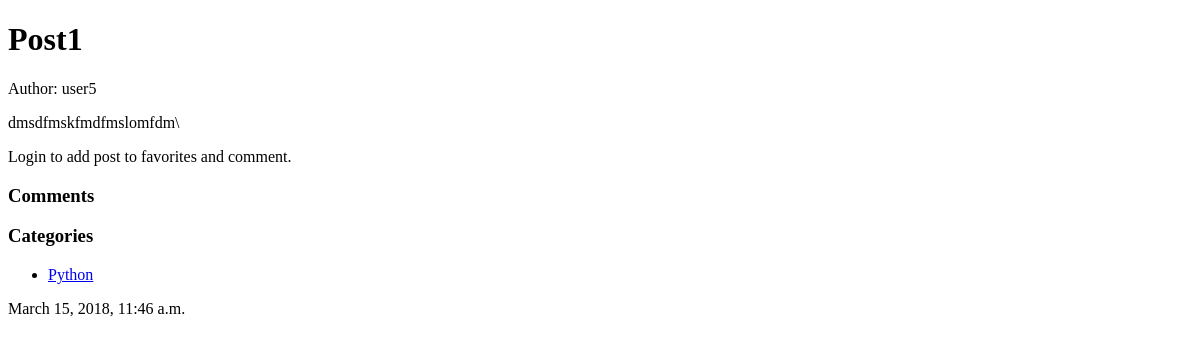
/post/1/, run on an earlier commit of the app's database.
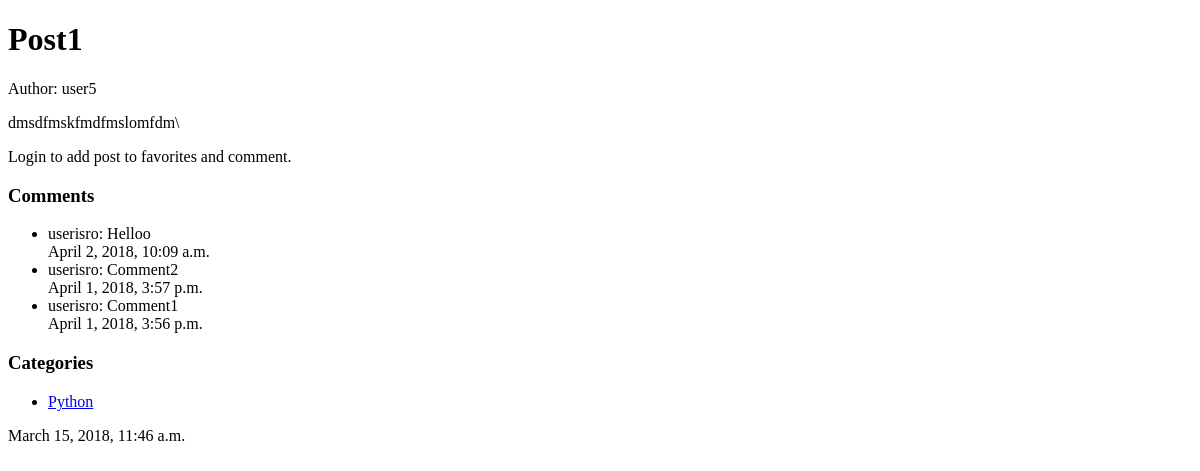
And on a later commit of the database.
### blog/models.py (models this page shows, shortened)
class Post(models.Model):
    title = models.CharField(max_length=200)
    content = models.TextField()
    categories = models.ManyToManyField(Category, related_name='posts')
    author = models.ForeignKey(
        Profile,
        on_delete=models.PROTECT,
        related_name='posts'
    )
    pub_date = models.DateTimeField(auto_now_add=True)
    class Meta:
        ordering = ['-pub_date']

class Profile(models.Model):
    user = models.OneToOneField(
        User,
        on_delete=models.CASCADE,
        primary_key=True
    )
    bio = models.TextField(max_length=500, blank=True)
    favorites = models.ManyToManyField(
        'Post',
        related_name='favorited_by',
        blank=True
    )
    blacklist = models.ManyToManyField(Category, blank=True)
    def __str__(self):
        return self.user.username

class Category(models.Model):
    name = models.CharField(max_length=30, unique=True)
    description = models.TextField(max_length=200, blank=True)
    class Meta:
        verbose_name_plural = 'Categories'

class Comment(models.Model):
    post = models.ForeignKey(
        Post,
        related_name='comments',
        on_delete=models.CASCADE
    )
    author = models.ForeignKey(
        Profile,
        related_name='comments',
        null=True,
        on_delete=models.SET_NULL
    )
    content = models.TextField()
    created_date = models.DateTimeField(auto_now_add=True)
    class Meta:
        ordering = ['-created_date']

### blog/views.py (the view, shortened to what this page needs)
class PostDetail(DetailView):
    model = Post
    template_name = 'blog/post_detail.html'
    def get_context_data(self, **kwargs):
        context = super().get_context_data(**kwargs)
        return context

### blog/templates/blog/post_detail.html (shortened to what this page needs)
<!DOCTYPE html>
<html>
<head>
</head>
<body>
    <h1>{{ post.title }}</h1>
    <p>Author: {{ post.author }}</p>
    <p>{{ post.content }}</p>
    {% if user.is_authenticated %}
        <p>
        <form action="{% url 'post-add-fav' post.pk %}" method="post">
            {% csrf_token %}
            {{ fav_form }}
            <input type="submit" value="Save">
        </form>
        <p>
        <form action="{% url 'post-add-comment' post.pk %}" method="post">
            {% csrf_token %}
            {{ comment_form }}
            <input type="submit" value="Save">
        </form>
    {% else %}
    <p>Login to add post to favorites and comment.</p>
    {% endif %}
    <h3>Comments</h3>
    <ul>
        {% for comment in post.comments.all %}
            <li>{{ comment.author }}: {{ comment.content }} <br> {{ comment.created_date }}</li>
        {% endfor %}
    </ul>
    <h3>Categories</h3>
    <ul>
        {% for category in post.categories.all %}
            <li><a href="{% url 'category-detail' category.name %}">{{ category.name }}</a></li>
        {% endfor %}
    </ul>
    <p>{{ post.pub_date }}
</body>
</html>

What changed in the data, as far as the page shows it:
added Comment: author "userisro", content "Helloo", created_date "April 2, 2018, 10:09 a.m."
added Comment: author "userisro", content "Comment2", created_date "April 1, 2018, 3:57 p.m."
added Comment: author "userisro", content "Comment1", created_date "April 1, 2018, 3:56 p.m."
